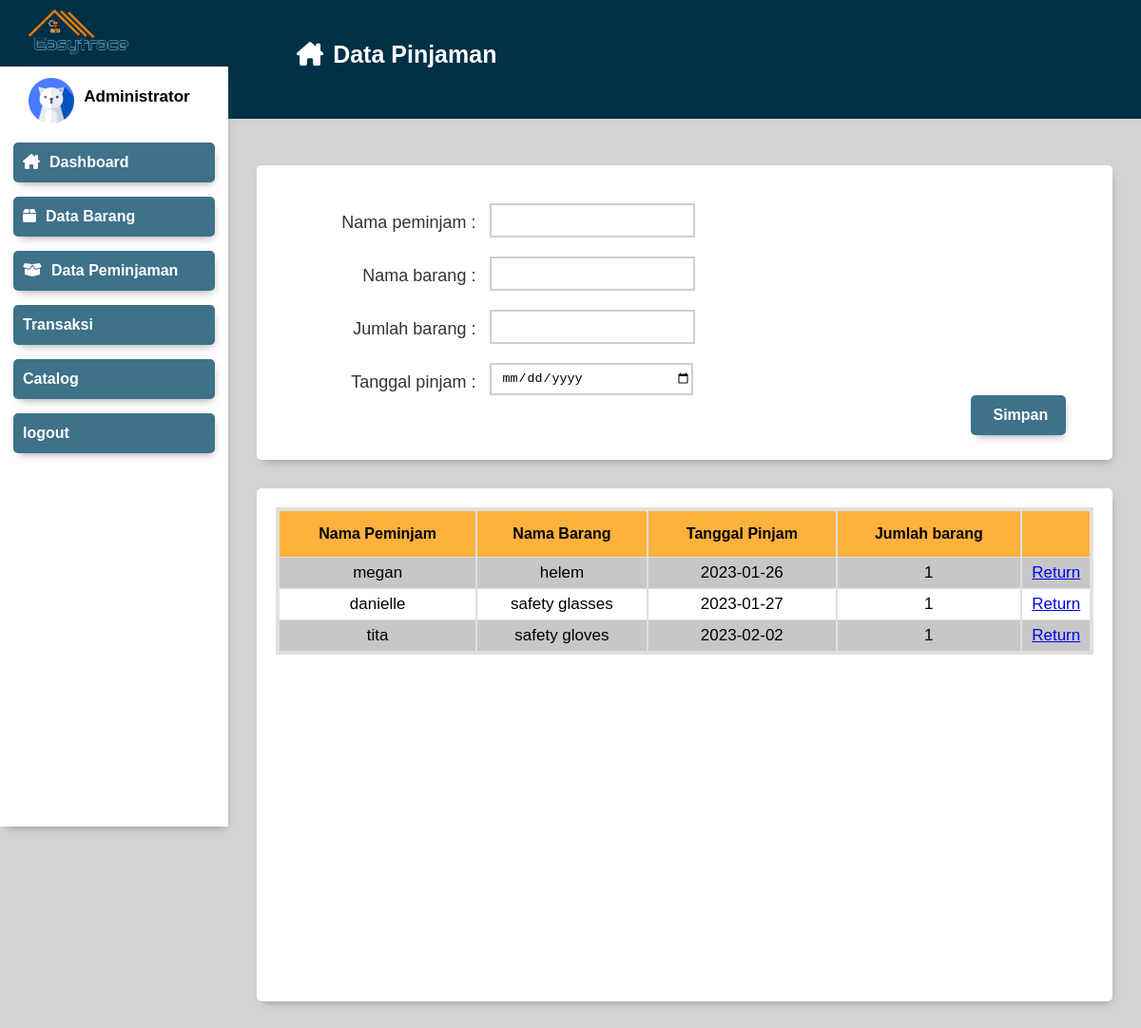
The app's page /pinjaman.php with its own data.
### tables this page shows
CREATE TABLE `data_pinjam` (
  `id_pinjam` int(11) NOT NULL,
  `nama_pinjam` varchar(225) NOT NULL,
  `nama_barang` varchar(225) NOT NULL,
  `jumlah_barang` int(11) NOT NULL,
  `tanggal_pinjam` date NOT NULL
);

### pinjaman.php (the view, shortened to what this page needs)
<?php
include_once("config.php");
$line= "SELECT * FROM data_pinjam";
$line2 = mysqli_query($connect,$line);
?>
<!DOCTYPE html>
<html lang="en">
<head>
  <link rel="stylesheet" href="./css/header&sidebar.css">
  <link rel="stylesheet" href="./css/form.css">
  <link rel="stylesheet" href="css/main.css">
</head>
<body>
   <div class="header">
    <div class="logo">
      <img src="./img/Logo2.png" alt="">
    </div>
    <div class="page-name">
      <h4><i class="fa-solid fa-house-chimney"></i>Data Pinjaman</h4>
    </div>
  </div>
  <div class="header stack-header">
    <div class="ava-name">
      <div class="ava">
        <img src="./img/cat.png"alt="">
      </div>
      <div class="name">
      <span style='padding:10px;'><?php echo $_SESSION['name'];?><span style='padding:0;'><b>Administrator</b></Span></span>
      </div>
    </div>
    <div class="btn" style="width: 100%;">
      <button onclick="location.href='dashboard.php'"><i class="fa-solid fa-house-chimney"></i>Dashboard</button>
      <button onclick="location.href='databarang.php'"><i class="fa-solid fa-box"></i>Data Barang</button>
      <button onclick="location.href='pinjaman.php'"><i class="fa-solid fa-box-open"></i>Data Peminjaman</button>
      <button onclick="myfunction()" class="dropdwon">Transaksi</button>
       <button onclick="location.href='catalog.html'">Catalog</button>
       <button onclick="location.href='logout.php'">logout</button>
    </div>
  </div>
    <div id="main" class="ha">
      <div class="ha top">
        <div class="input-form">
          <form action="" id="form-f" method="post">
            <div class="form">
              <label for="">Nama peminjam :</label>
              <input type="text" name="napin" id="napin">
            </div>
            <div class="form">
              <label for="">Nama barang :</label>
              <input type="text" name="nabar" id="nabar">
            </div>
            <div class="form">
              <label for="">Jumlah barang :</label>
              <input type="text" name="jumbar" id="jumbar">
            </div>
            <div class="form">
              <label for="">Tanggal pinjam :</label>
              <input type="date" name="tanggal" id="tanggal">
            </div>
            <button type="submit" name="submit" id="submit">Simpan</button>
          </form>
        </div>
      </div>
      <div class="ha bottom">
        <div class="tabel-con">
          <Table class="tb-data"width="100%" cellspacing="0">
            <tr>
            <th>Nama Peminjam</th>
            <th>Nama Barang</th>
            <th>Tanggal Pinjam</th>
            <th>Jumlah barang</th>
            <th></th>
            </tr>
            <?php
            while ($datapin = mysqli_fetch_array($line2)){
            echo "<tr>";
            echo "<td>". $datapin['nama_pinjam']."</td>";
            echo "<td>". $datapin['nama_barang']."</td>";
            echo "<td>". $datapin['tanggal_pinjam']."</td>";
            echo "<td>". $datapin['jumlah_barang']."</td>";
            echo "<td><a href='delete.php?id=$datapin[nama_pinjam]&&nama=$datapin[nama_barang]&&jumlah=$datapin[jumlah_barang]'>Return</a></td>";
            echo "</tr>";
            }
            ?>
          </Table>
        </div>
      </div>
    </div>
</body>
</html>

### css/header&sidebar.css (style rules this page uses)
body { margin: 0px; padding: 0px; box-sizing: border-box; background-color: rgb(212, 212, 212); font-family: Helvetica, sans-serif; font-size: 17px; }
.header { width:100%; background-color:#023047; height: 125px; position: absolute; display: flex; }
.logo { width: 20%; margin-left: 30px; margin-top: 10px; }
.logo img { width: 50%; margin-right: 30px; }
.page-name { margin-top: 10px; margin-left: 5%; color: white; width: 80%; font-size: larger; font-size: 25px; }
.stack-header { z-index: 4; margin-top: 70px; width: 20%; height: 100vh; background-color: white; box-shadow: 2px 5px 9px -5px rgba(112,112,115,0.79); display: flex; flex-direction: column; top: 0; left: 0; }
.ava-name { display:flex; width: 100%; justify-content: center; margin-top: 5%; }
.ava-name .ava { width: 20%; }
.ava-name .ava img { width: 100%; }
span { display: block; padding: 7px; }
button { display: block; padding-left: 10px; margin: auto; margin-top: 15px; text-align: left; color: white; font-weight: bold; font-size: 16px; background-color: #3E718A; border-radius: 5px; border-style: none; border-color: #3E718A; box-shadow: 2px 5px 9px -5px rgba(112,112,115,0.79); width: 212px; height: 42px; }
i { padding-right: 10px }

### css/form.css (style rules this page uses)
.top form button { margin: 0; margin-left: 85%; margin-bottom: 3%; text-align: center; justify-content: right; width: 100px; }
input { width:200px; height:30px }

### css/main.css (style rules this page uses)
#main { width: 75%; height: 100vh; margin-top: 18vh; margin-right: 3.7vh; height: auto; position: relative; float: right; border-radius: 8px; }
.top { top:50%; margin-top: 30px; margin-bottom: 30px; border-radius: 5px; height: 270px; background-color: white; padding: 20px; box-shadow: 2px 5px 9px -5px rgba(112,112,115,0.79); }
label { font-size: 18px; color: #333; height: 20px; width: 200px; margin-top: 10px; margin-left: 10px; text-align: right; margin-right:15px; float:left; }
input { width: 200px; padding-left: 10px; border-style: solid; border-color: #CFCFCF; }
.form { margin-top: 20px; }
.bottom { top:50%; margin-top: 30px; margin-bottom: 30px; border-radius: 5px; height: 500px; padding: 20px; background-color: white; overflow: auto; box-shadow: 2px 5px 9px -5px rgba(112,112,115,0.79); }
th { padding: 15px; font-size: medium; }
.tb-data { border: solid rgb(225, 223, 223); text-align: center; }
.tb-data td { height: 30px; border: solid rgb(225, 223, 223); border-width: 1px; border-top-width: 0px; }
.tb-data th { background-color: rgb(255, 177, 61); border: solid rgb(225, 223, 223); border-width: 1px; }
.tb-data tr:nth-child(even) { background-color: rgb(199, 199, 199); }

### records on screen
data_pinjam: nama_pinjam "megan", nama_barang "helem", tanggal_pinjam "2023-01-26", jumlah_barang "1"
data_pinjam: nama_pinjam "danielle", nama_barang "safety glasses", tanggal_pinjam "2023-01-27", jumlah_barang "1"
data_pinjam: nama_pinjam "tita", nama_barang "safety gloves", tanggal_pinjam "2023-02-02", jumlah_barang "1"
